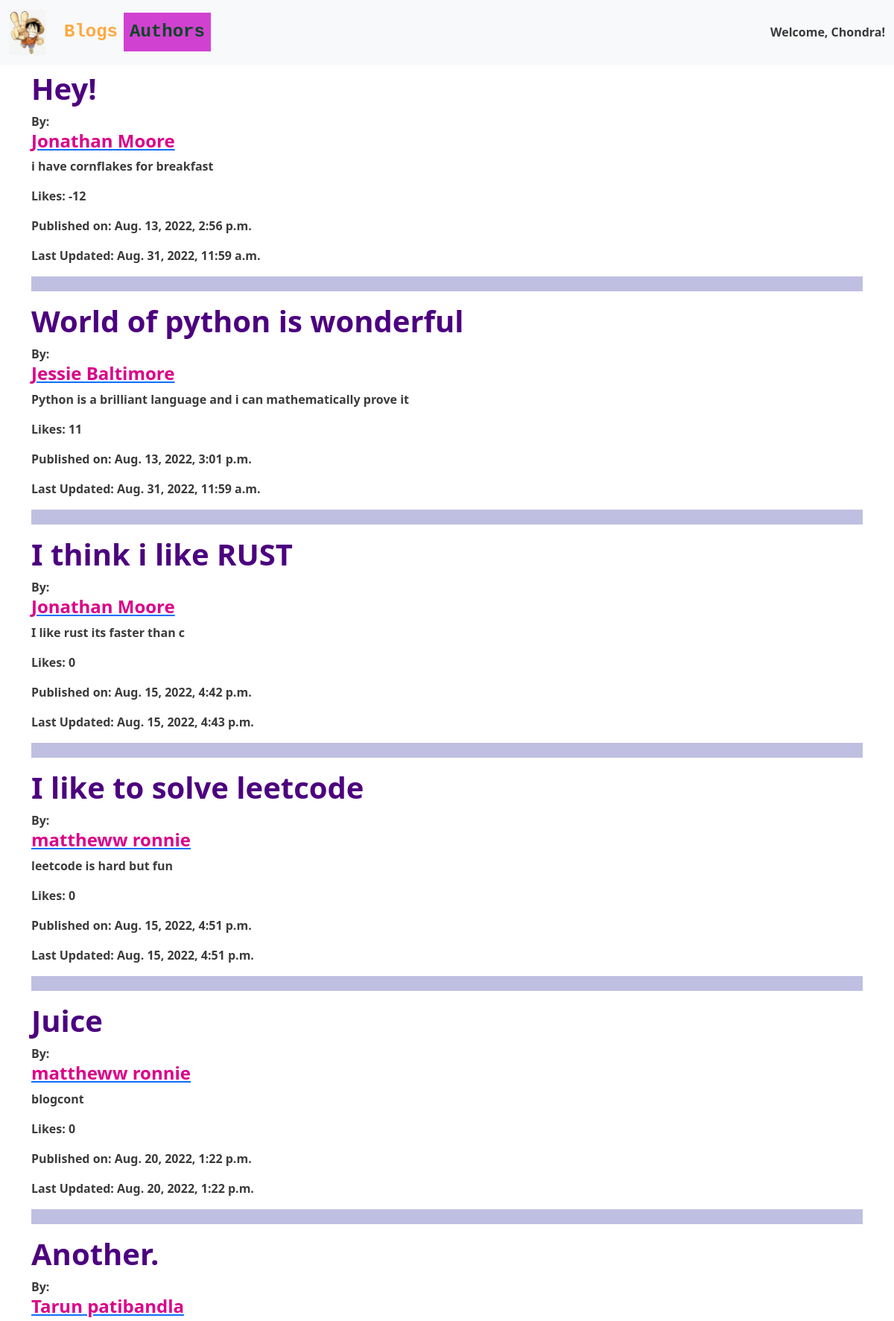
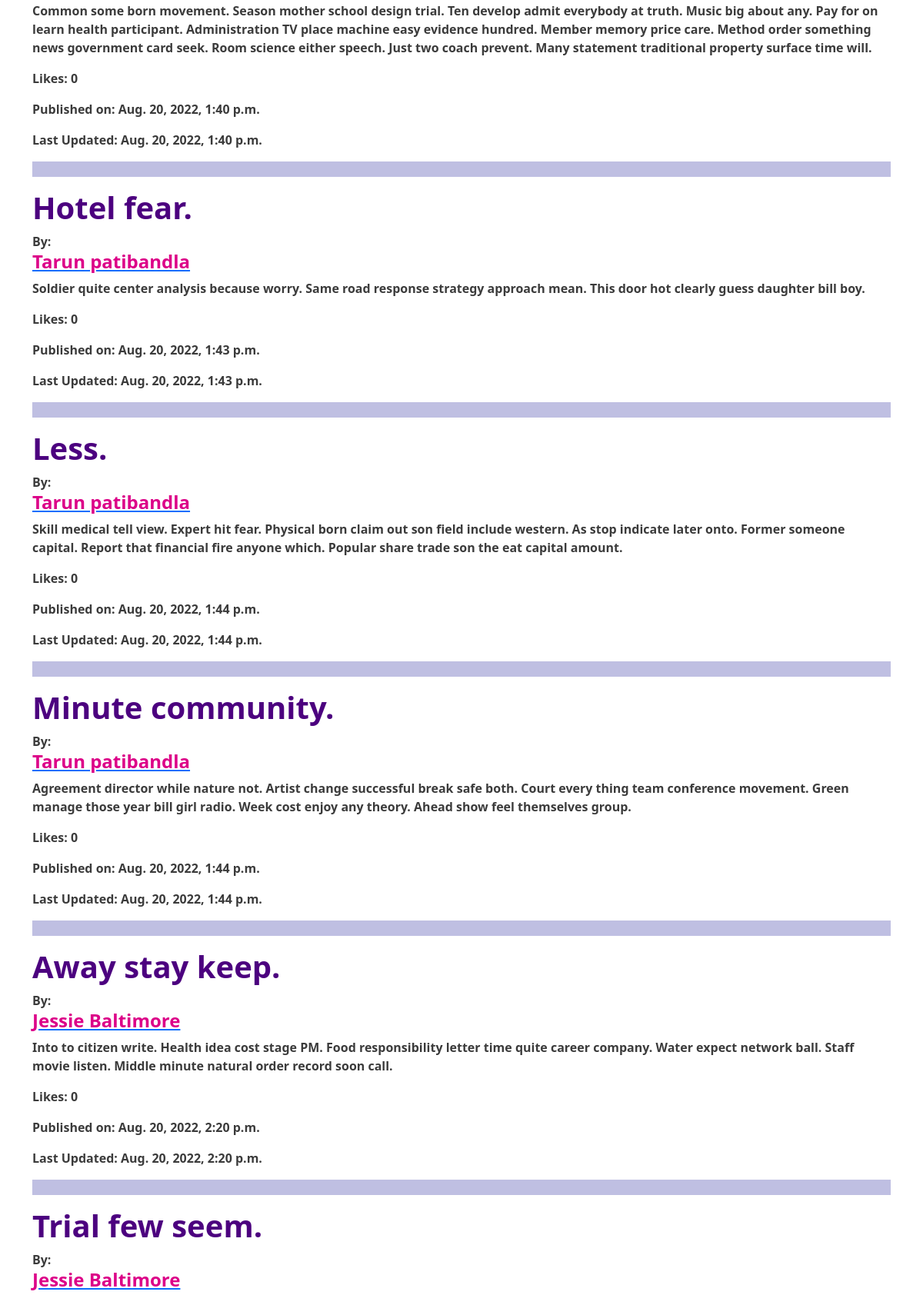
The app's page / (signed in, upper part) with its own data (2 pictures, top to bottom).
### blogapp/models.py (models this page shows, shortened)
class Blog(models.Model):  # models.Model imports some special django-specific functions that allow us to manipulate DB
    blog_title = models.CharField(
        max_length=100, verbose_name='Blog Title', blank=False, help_text=' Enter Blog title. ')
    blog_content = models.TextField(
        max_length=2000, verbose_name='Blog Content', blank=False, help_text=' Write your blog here! ')
    blog_published = models.BooleanField(default=False)
    blog_create_date = models.DateTimeField(auto_now_add=True)
    blog_update_date = models.DateTimeField(auto_now=True)
    blog_author = models.ForeignKey(
        Author, on_delete=models.CASCADE, blank=False)
    blog_likes = models.IntegerField(editable=True, default=10)

class Author(models.Model):
    author_first_name = models.CharField(
        max_length=50, blank=False, help_text="Author's first name")
    author_last_name = models.CharField(
        max_length=50, blank=False, help_text="Author's Last name")
    author_email = models.EmailField(
        blank=False, unique=True, help_text='Author email id')
    author_biodata = models.TextField(max_length=250, blank=True, null=True)
    author_image = models.ImageField(
        upload_to='authors/', null=True, blank=True)
    def __str__(self) -> str:
        return self.author_first_name + ' ' + self. author_last_name

### blogapp/views.py (the view)
# urls.py: path('', views.index, name='index'),
def index(request):
    blogs = Blog.objects.all().filter(blog_published=True)
    context = {"blogs": blogs}
    return render(request, "./blogapp/index.html", context=context)

### blogapp/templates/blogapp/index.html (shortened to what this page needs)
{% extends './base.html' %}
{%block content%}
{%for blog in blogs%}
<h1 style="color: rgb(76, 0, 127); font-weight: bold;"> {{blog.blog_title}} </h1>
By: <a href="{% url 'authorblogs' blog.blog_author.id %}">
    <h4 style="color: rgb(220, 0, 136); font-weight: bolder;"> {{blog.blog_author}} </h4>
</a>
<p> {{blog.blog_content}} </p>
<p>Likes: {{blog.blog_likes}}</p>
<p> Published on: {{blog.blog_create_date}}</p>
<p>Last Updated: {{blog.blog_update_date}}</p>
<hr style="height: 20px; border: 0;background-color: darkblue;">
{%endfor%}
{%endblock%}

### blogapp/templates/blogapp/base.html (shortened to what this page needs)
<!DOCTYPE html>
<html lang="en">
<head>
    <link href="https://cdn.jsdelivr.net/npm/bootstrap@5.2.0/dist/css/bootstrap.min.css" rel="stylesheet"
>
</head>
<body>
    <!-- {%load static%}
    <img src="{% static 'blogapp/Catimage.jpg' %}" alt="cat" width=100px> -->
    <nav class="navbar navbar-expand-lg bg-light">
        <div class="container-fluid">
            {% load static %}
            <a class="navbar-brand" href="#"><img src="{%static 'blogapp/images.jpeg'%}" alt="" width=50px
                    class="navbarimg"></a>
            <div class="collapse navbar-collapse" id="navbarSupportedContent">
                <ul class="navbar-nav me-auto mb-2 mb-lg-0">
                    <li class="nav-item">
                        <a class="nav-link active" aria-current="page" href="{% url 'index' %}"
                            style="font-family: 'Courier New', monospace; color:rgb(255, 168, 62); font-size: x-large; font-weight: bold;">Blogs</a>
                    </li>
                    <li class="nav-item">
                        <a class="nav-link" href="{% url 'authors' %}"
                            style="font-family:'Courier New', Courier, monospace;color:rgb(5, 71, 35); font-size: x-large; font-weight: bold; background-color: rgb(209, 65, 209);">Authors</a>
                    </li>
                </ul>
                {% if request.user.username%}
                <strong>Welcome, {{ request.user | title}}!</strong>
                {% else %}
                <strong>Welcome! </strong>
                {% endif %}
            </div>
        </div>
    </nav>
    <div class="container">
        {%block content%}
        {%endblock%}
    </div>
</body>
</html>

### blogapp/templates/blogapp/base.html (style rules this page uses)
body { color: rgba(0, 0, 0, 0.769); background-repeat: no-repeat; background-attachment: fixed; background-size: cover; font-weight: bold; }
.navbarimg { background: transparent; }

### records on screen
Blog: blog_title "Hey!", blog_author "Jonathan Moore", blog_content "i have cornflakes for breakfast", blog_likes "-12", blog_create_date "Aug. 13, 2022, 2:56 p.m.", blog_update_date "Aug. 31, 2022, 11:59 a.m."
Blog: blog_title "World of python is wonderful", blog_author "Jessie Baltimore", blog_content "Python is a brilliant language and i can mathematically prove it", blog_likes "11", blog_create_date "Aug. 13, 2022, 3:01 p.m.", blog_update_date "Aug. 31, 2022, 11:59 a.m."
Blog: blog_title "I think i like RUST", blog_author "Jonathan Moore", blog_content "I like rust its faster than c", blog_likes "0", blog_create_date "Aug. 15, 2022, 4:42 p.m.", blog_update_date "Aug. 15, 2022, 4:43 p.m."
Blog: blog_title "I like to solve leetcode", blog_author "mattheww ronnie", blog_content "leetcode is hard but fun", blog_likes "0", blog_create_date "Aug. 15, 2022, 4:51 p.m.", blog_update_date "Aug. 15, 2022, 4:51 p.m."
Blog: blog_title "Juice", blog_author "mattheww ronnie", blog_content "blogcont", blog_likes "0", blog_create_date "Aug. 20, 2022, 1:22 p.m.", blog_update_date "Aug. 20, 2022, 1:22 p.m."
Blog: blog_title "Another.", blog_author "Tarun patibandla", blog_content "Common some born movement. Season mother school design trial. Ten develop admit everybody at truth. Music big about any. Pay for on learn health participant. Administration TV place machine easy evidence hundred. Member memory price care. Method order something news government card seek. Room science either speech. Just two coach prevent. Many statement traditional property surface time will.", blog_likes "0", blog_create_date "Aug. 20, 2022, 1:40 p.m.", blog_update_date "Aug. 20, 2022, 1:40 p.m."
Blog: blog_title "Hotel fear.", blog_author "Tarun patibandla", blog_content "Soldier quite center analysis because worry. Same road response strategy approach mean. This door hot clearly guess daughter bill boy.", blog_likes "0", blog_create_date "Aug. 20, 2022, 1:43 p.m.", blog_update_date "Aug. 20, 2022, 1:43 p.m."
Blog: blog_title "Less.", blog_author "Tarun patibandla", blog_content "Skill medical tell view. Expert hit fear. Physical born claim out son field include western. As stop indicate later onto. Former someone capital. Report that financial fire anyone which. Popular share trade son the eat capital amount.", blog_likes "0", blog_create_date "Aug. 20, 2022, 1:44 p.m.", blog_update_date "Aug. 20, 2022, 1:44 p.m."
Blog: blog_title "Minute community.", blog_author "Tarun patibandla", blog_content "Agreement director while nature not. Artist change successful break safe both. Court every thing team conference movement. Green manage those year bill girl radio. Week cost enjoy any theory. Ahead show feel themselves group.", blog_likes "0", blog_create_date "Aug. 20, 2022, 1:44 p.m.", blog_update_date "Aug. 20, 2022, 1:44 p.m."
Blog: blog_title "Away stay keep.", blog_author "Jessie Baltimore", blog_content "Into to citizen write. Health idea cost stage PM. Food responsibility letter time quite career company. Water expect network ball. Staff movie listen. Middle minute natural order record soon call.", blog_likes "0", blog_create_date "Aug. 20, 2022, 2:20 p.m.", blog_update_date "Aug. 20, 2022, 2:20 p.m."
Blog: blog_title "Trial few seem.", blog_author "Jessie Baltimore"

### other values on screen
{{ request.user | title }} "Chondra"
